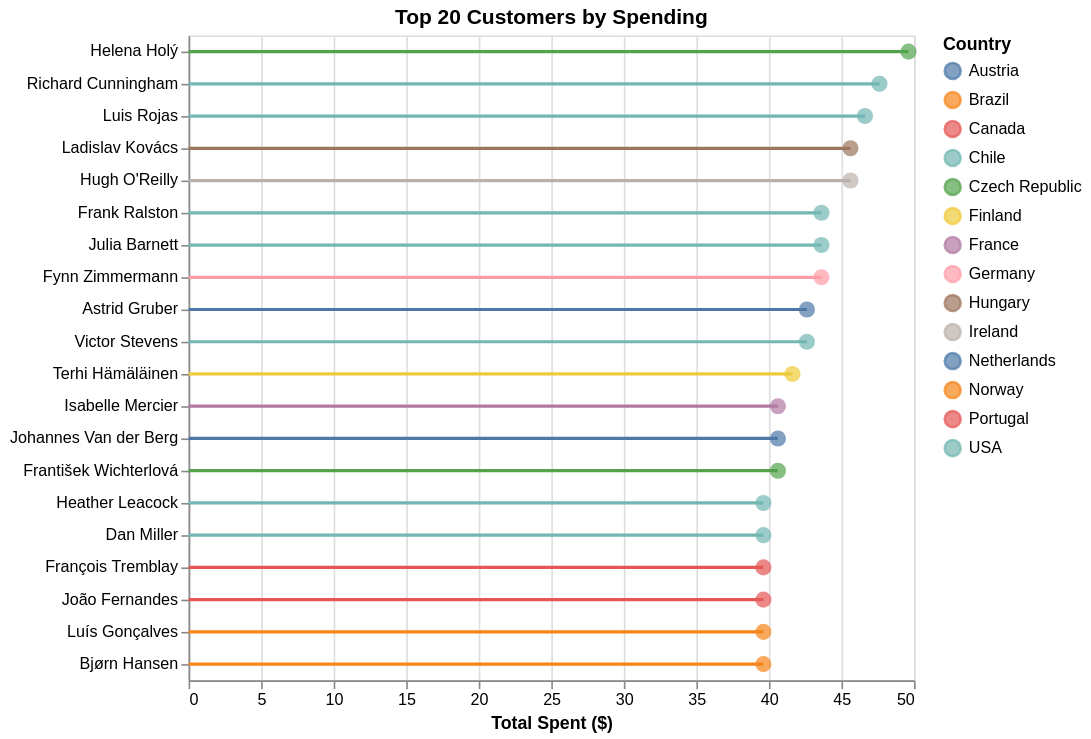

This figure's notebook cell:
### Code cell
df_top = top_spenders.DataFrame()

# Lollipop: line from 0 to value + circle at end
lines = alt.Chart(df_top).mark_rule(strokeWidth=2).encode(
    x=alt.X('total_spent:Q', title='Total Spent ($)'),
    y=alt.Y('customer:N', sort='-x', title=None),
    color=alt.Color('country:N', legend=alt.Legend(title='Country'))
)

points = alt.Chart(df_top).mark_circle(size=100).encode(
    x='total_spent:Q',
    y=alt.Y('customer:N', sort='-x'),
    color='country:N',
    tooltip=['customer', 'country', 'orders', 'total_spent']
)

(lines + points).properties(title='Top 20 Customers by Spending', width=450, height=400)

### Figure 1 — Vega-Lite specification as saved in the notebook (floating-point values rounded to 4 significant figures)
{"config": {"view": {"continuousWidth": 300, "continuousHeight": 300}}, "layer": [{"mark": {"type": "rule", "strokeWidth": 2}, "encoding": {"color": {"field": "country", "legend": {"title": "Country"}, "type": "nominal"}, "x": {"field": "total_spent", "title": "Total Spent ($)", "type": "quantitative"}, "y": {"field": "customer", "sort": "-x", "title": null, "type": "nominal"}}}, {"mark": {"type": "circle", "size": 100}, "encoding": {"color": {"field": "country", "type": "nominal"}, "tooltip": [{"field": "customer", "type": "nominal"}, {"field": "country", "type": "nominal"}, {"field": "orders", "type": "quantitative"}, {"field": "total_spent", "type": "quantitative"}], "x": {"field": "total_spent", "type": "quantitative"}, "y": {"field": "customer", "sort": "-x", "type": "nominal"}}}], "data": {"name": "data-3e79a6d3adc40ecbb17262d5b3ca5998"}, "height": 400, "title": "Top 20 Customers by Spending", "width": 450, "$schema": "https://vega.github.io/schema/vega-lite/v6.1.0.json", "datasets": {"data-3e79a6d3adc40ecbb17262d5b3ca5998": [{"customer": "Helena Holý", "country": "Czech Republic", "orders": 7, "total_spent": 49.62}, {"customer": "Richard Cunningham", "country": "USA", "orders": 7, "total_spent": 47.62}, {"customer": "Luis Rojas", "country": "Chile", "orders": 7, "total_spent": 46.62}, {"customer": "Ladislav Kovács", "country": "Hungary", "orders": 7, "total_spent": 45.62}, {"customer": "Hugh O'Reilly", "country": "Ireland", "orders": 7, "total_spent": 45.62}, {"customer": "Frank Ralston", "country": "USA", "orders": 7, "total_spent": 43.62}, {"customer": "Julia Barnett", "country": "USA", "orders": 7, "total_spent": 43.62}, {"customer": "Fynn Zimmermann", "country": "Germany", "orders": 7, "total_spent": 43.62}, {"customer": "Astrid Gruber", "country": "Austria", "orders": 7, "total_spent": 42.62}, {"customer": "Victor Stevens", "country": "USA", "orders": 7, "total_spent": 42.62}, {"customer": "Terhi Hämäläinen", "country": "Finland", "orders": 7, "total_spent": 41.62}, {"customer": "Isabelle Mercier", "country": "France", "orders": 7, "total_spent": 40.62}, {"customer": "Johannes Van der Berg", "country": "Netherlands", "orders": 7, "total_spent": 40.62}, {"customer": "František Wichterlová", "country": "Czech Republic", "orders": 7, "total_spent": 40.62}, {"customer": "Heather Leacock", "country": "USA", "orders": 7, "total_spent": 39.62}, {"customer": "Dan Miller", "country": "USA", "orders": 7, "total_spent": 39.62}, {"customer": "François Tremblay", "country": "Canada", "orders": 7, "total_spent": 39.62}, {"customer": "João Fernandes", "country": "Portugal", "orders": 7, "total_spent": 39.62}, {"customer": "Luís Gonçalves", "country": "Brazil", "orders": 7, "total_spent": 39.62}, {"customer": "Bjørn Hansen", "country": "Norway", "orders": 7, "total_spent": 39.62}]}}
